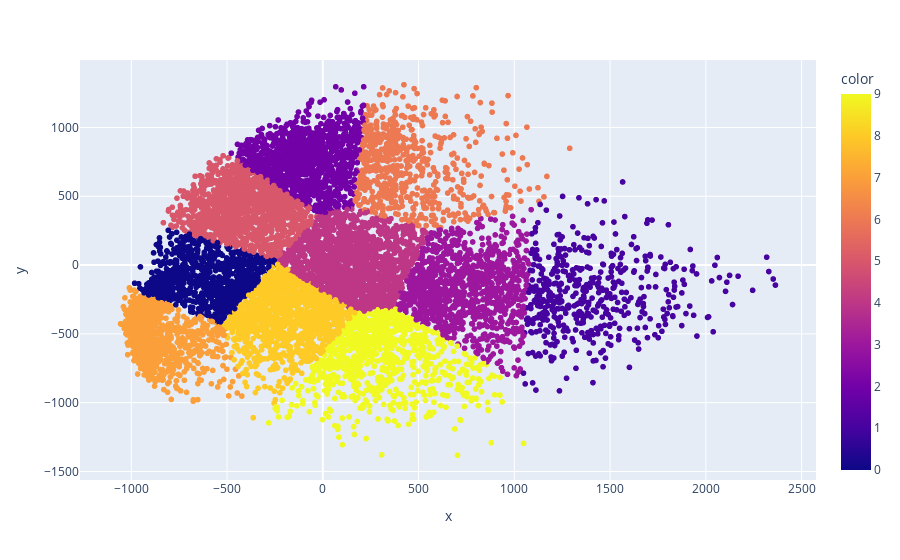

Notebook code cell kept with this figure:
### Code cell
px.scatter(x=X_full[:, 0], y=X_full[:, 1], color=clusters_full[:, 2])

### Figure 1 — Plotly figure (JSON) as saved in the notebook; plotly's stock layout.template omitted (floating-point values rounded to 4 significant figures; data arrays with more than 128 entries replaced by an {"elided": "..."} marker saying what was removed)
{"data": [{"hovertemplate": "x=%{x}<br>y=%{y}<br>color=%{marker.color}<extra></extra>", "legendgroup": "", "marker": {"color": {"elided": "10000 int values"}, "coloraxis": "coloraxis", "symbol": "circle"}, "mode": "markers", "name": "", "showlegend": false, "type": "scattergl", "x": {"elided": "10000 float values"}, "xaxis": "x", "y": {"elided": "10000 float values"}, "yaxis": "y"}], "layout": {"coloraxis": {"colorbar": {"title": {"text": "color"}}, "colorscale": [[0, "#0d0887"], [0.1111, "#46039f"], [0.2222, "#7201a8"], [0.3333, "#9c179e"], [0.4444, "#bd3786"], [0.5556, "#d8576b"], [0.6667, "#ed7953"], [0.7778, "#fb9f3a"], [0.8889, "#fdca26"], [1, "#f0f921"]]}, "legend": {"tracegroupgap": 0}, "margin": {"t": 60}, "xaxis": {"anchor": "y", "domain": [0, 1], "title": {"text": "x"}}, "yaxis": {"anchor": "x", "domain": [0, 1], "title": {"text": "y"}}}}
